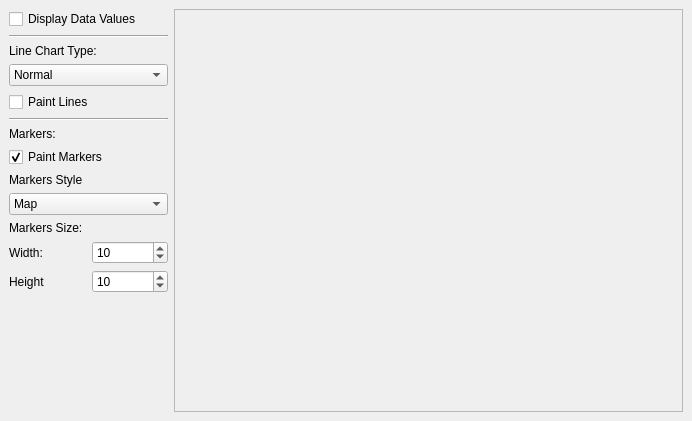
<ui version="4.0" >
 <class>MainWindow</class>
 <widget class="QWidget" name="MainWindow" >
  <property name="geometry" >
   <rect>
    <x>0</x>
    <y>0</y>
    <width>692</width>
    <height>421</height>
   </rect>
  </property>
  <property name="windowTitle" >
   <string>Line Chart </string>
  </property>
  <property name="windowIcon" >
   <iconset/>
  </property>
  <layout class="QGridLayout" >
   <property name="margin" >
    <number>9</number>
   </property>
   <property name="spacing" >
    <number>6</number>
   </property>
   <item row="0" column="0" >
    <layout class="QVBoxLayout" >
     <property name="margin" >
      <number>0</number>
     </property>
     <property name="spacing" >
      <number>6</number>
     </property>
     <item>
      <widget class="QCheckBox" name="paintValuesCB" >
       <property name="text" >
        <string>Display Data Values</string>
       </property>
      </widget>
     </item>
     <item>
      <widget class="Line" name="line_3" >
       <property name="orientation" >
        <enum>Qt::Horizontal</enum>
       </property>
      </widget>
     </item>
     <item>
      <layout class="QVBoxLayout" >
       <property name="margin" >
        <number>0</number>
       </property>
       <property name="spacing" >
        <number>6</number>
       </property>
       <item>
        <widget class="QLabel" name="lineTypeLB" >
         <property name="text" >
          <string>Line Chart Type:</string>
         </property>
        </widget>
       </item>
       <item>
        <widget class="QComboBox" name="lineTypeCB" >
         <item>
          <property name="text" >
           <string>Normal</string>
          </property>
         </item>
         <item>
          <property name="text" >
           <string>Stacked</string>
          </property>
         </item>
         <item>
          <property name="text" >
           <string>Percent</string>
          </property>
         </item>
        </widget>
       </item>
       <item>
        <widget class="QCheckBox" name="paintLinesCB" >
         <property name="text" >
          <string>Paint Lines</string>
         </property>
         <property name="checked" >
          <bool>false</bool>
         </property>
        </widget>
       </item>
      </layout>
     </item>
     <item>
      <widget class="Line" name="line_2" >
       <property name="orientation" >
        <enum>Qt::Horizontal</enum>
       </property>
      </widget>
     </item>
     <item>
      <layout class="QVBoxLayout" >
       <property name="margin" >
        <number>0</number>
       </property>
       <property name="spacing" >
        <number>6</number>
       </property>
       <item>
        <widget class="QLabel" name="markersLB" >
         <property name="text" >
          <string>Markers:</string>
         </property>
        </widget>
       </item>
       <item>
        <widget class="QCheckBox" name="paintMarkersCB" >
         <property name="text" >
          <string>Paint Markers</string>
         </property>
         <property name="checked" >
          <bool>true</bool>
         </property>
        </widget>
       </item>
       <item>
        <widget class="QLabel" name="markersStyleLB" >
         <property name="text" >
          <string>Markers Style</string>
         </property>
        </widget>
       </item>
       <item>
        <widget class="QComboBox" name="markersStyleCB" >
         <item>
          <property name="text" >
           <string>Map</string>
          </property>
         </item>
         <item>
          <property name="text" >
           <string>Circle</string>
          </property>
         </item>
         <item>
          <property name="text" >
           <string>Square</string>
          </property>
         </item>
         <item>
          <property name="text" >
           <string>Diamond</string>
          </property>
         </item>
         <item>
          <property name="text" >
           <string>1 Pixel</string>
          </property>
         </item>
         <item>
          <property name="text" >
           <string>4 Pixels</string>
          </property>
         </item>
         <item>
          <property name="text" >
           <string>Ring</string>
          </property>
         </item>
         <item>
          <property name="text" >
           <string>Cross</string>
          </property>
         </item>
         <item>
          <property name="text" >
           <string>Fast Cross</string>
          </property>
         </item>
        </widget>
       </item>
      </layout>
     </item>
     <item>
      <layout class="QVBoxLayout" >
       <property name="margin" >
        <number>0</number>
       </property>
       <property name="spacing" >
        <number>6</number>
       </property>
       <item>
        <widget class="QLabel" name="markersSizeLB" >
         <property name="text" >
          <string>Markers Size:</string>
         </property>
        </widget>
       </item>
       <item>
        <layout class="QHBoxLayout" >
         <property name="margin" >
          <number>0</number>
         </property>
         <property name="spacing" >
          <number>6</number>
         </property>
         <item>
          <layout class="QVBoxLayout" >
           <property name="margin" >
            <number>0</number>
           </property>
           <property name="spacing" >
            <number>6</number>
           </property>
           <item>
            <widget class="QLabel" name="markersWidthLB" >
             <property name="text" >
              <string>Width:</string>
             </property>
            </widget>
           </item>
           <item>
            <widget class="QLabel" name="markersHeightLB" >
             <property name="text" >
              <string>Height</string>
             </property>
            </widget>
           </item>
          </layout>
         </item>
         <item>
          <layout class="QVBoxLayout" >
           <property name="margin" >
            <number>0</number>
           </property>
           <property name="spacing" >
            <number>6</number>
           </property>
           <item>
            <widget class="QSpinBox" name="markersWidthSB" >
             <property name="value" >
              <number>10</number>
             </property>
            </widget>
           </item>
           <item>
            <widget class="QSpinBox" name="markersHeightSB" >
             <property name="value" >
              <number>10</number>
             </property>
            </widget>
           </item>
          </layout>
         </item>
        </layout>
       </item>
      </layout>
     </item>
     <item>
      <spacer>
       <property name="orientation" >
        <enum>Qt::Vertical</enum>
       </property>
       <property name="sizeHint" >
        <size>
         <width>159</width>
         <height>41</height>
        </size>
       </property>
      </spacer>
     </item>
    </layout>
   </item>
   <item row="0" column="1" >
    <widget class="QSplitter" name="splitter" >
     <property name="orientation" >
      <enum>Qt::Horizontal</enum>
     </property>
     <widget class="QFrame" name="chartFrame" >
      <property name="minimumSize" >
       <size>
        <width>300</width>
        <height>400</height>
       </size>
      </property>
      <property name="frameShape" >
       <enum>QFrame::StyledPanel</enum>
      </property>
      <property name="frameShadow" >
       <enum>QFrame::Raised</enum>
      </property>
     </widget>
    </widget>
   </item>
  </layout>
 </widget>
 <resources/>
 <connections/>
</ui>
